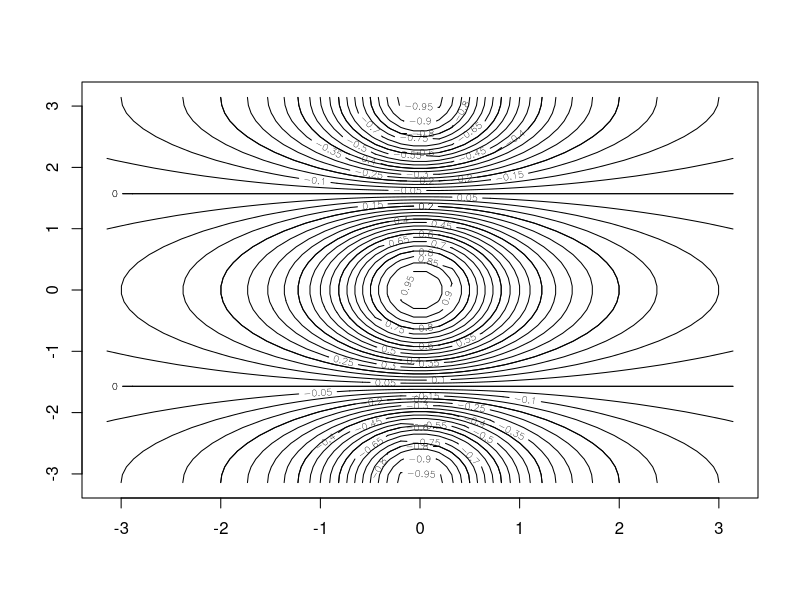
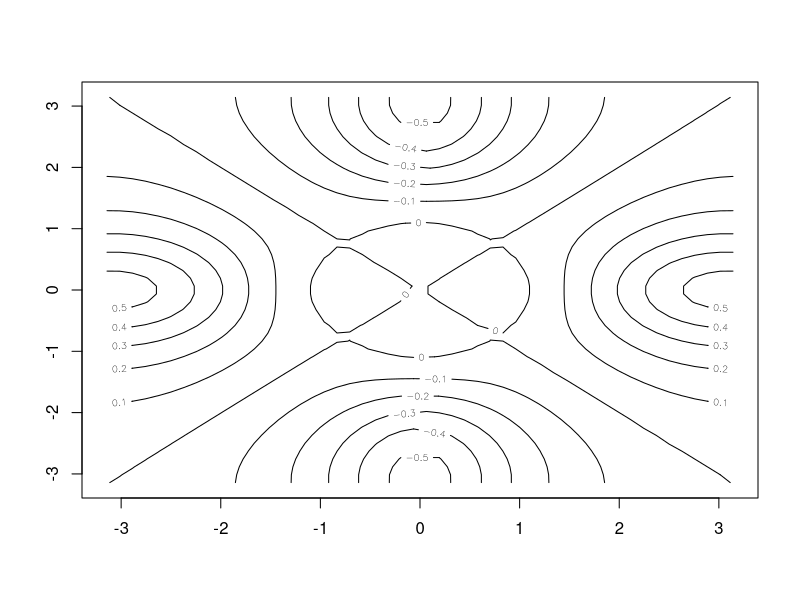

Write R code to recreate these figures, in order.
# example 2.3.2 on page 46

rm(list=ls())

x=seq(-pi,pi,length=50)
y=x
f=outer(x,y,function(x,y)cos(y)/(1+x^2))
contour(x,y,f)

contour(x,y,f,nlevels=45,add=T)

fa=(f-t(f))/2
contour(x,y,fa,nlevels=15)

#